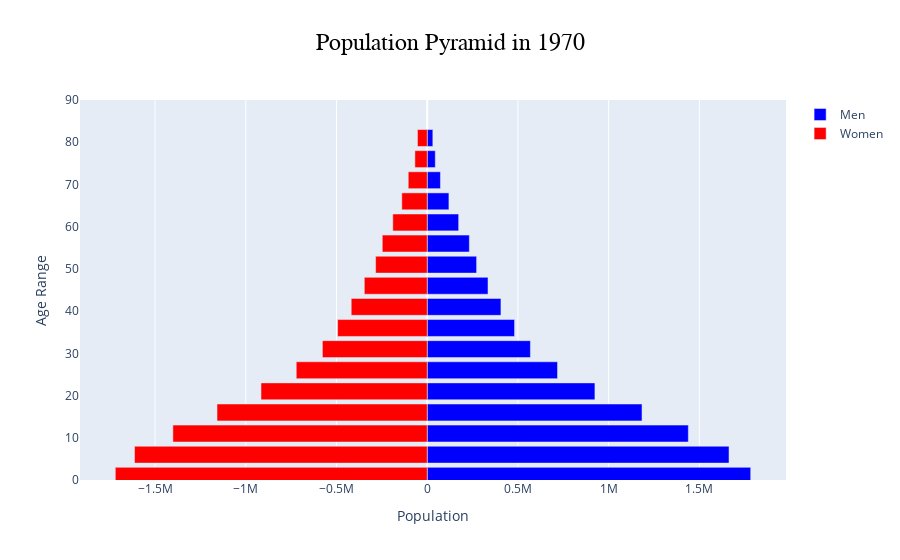
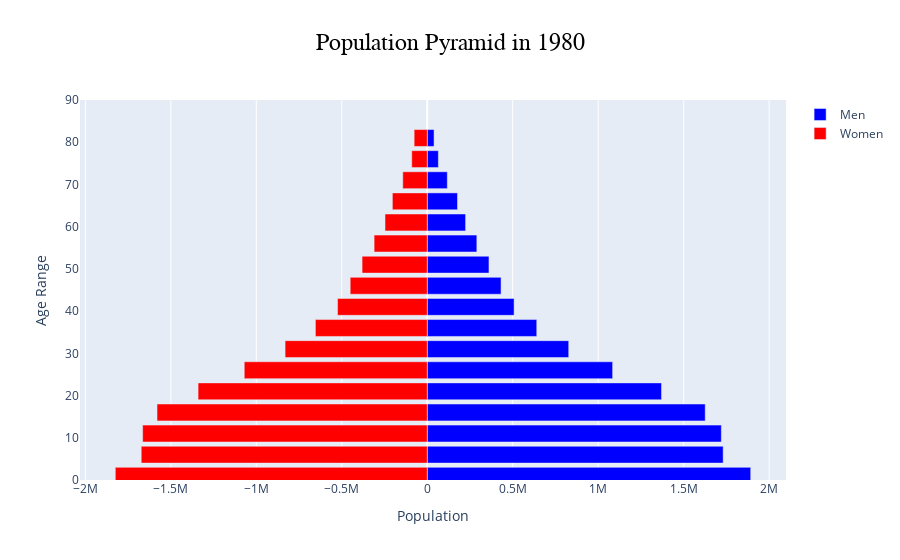
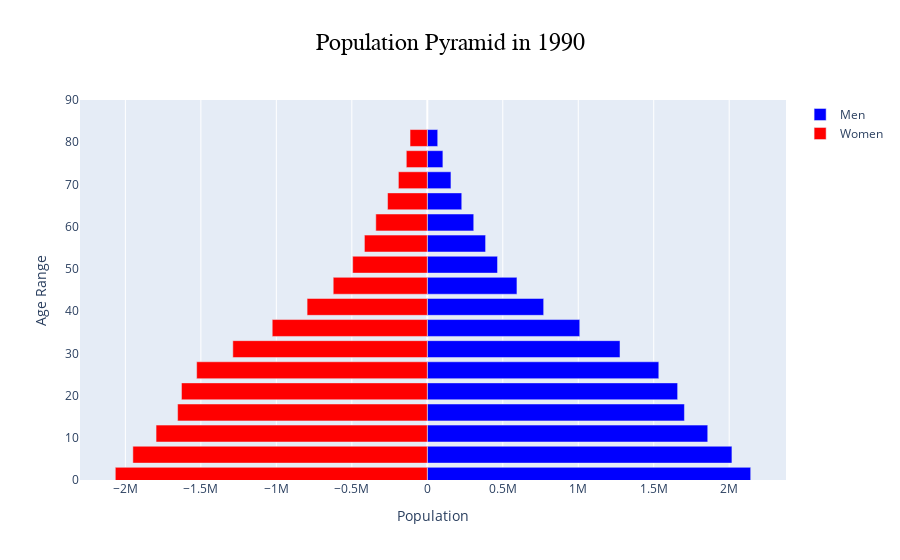
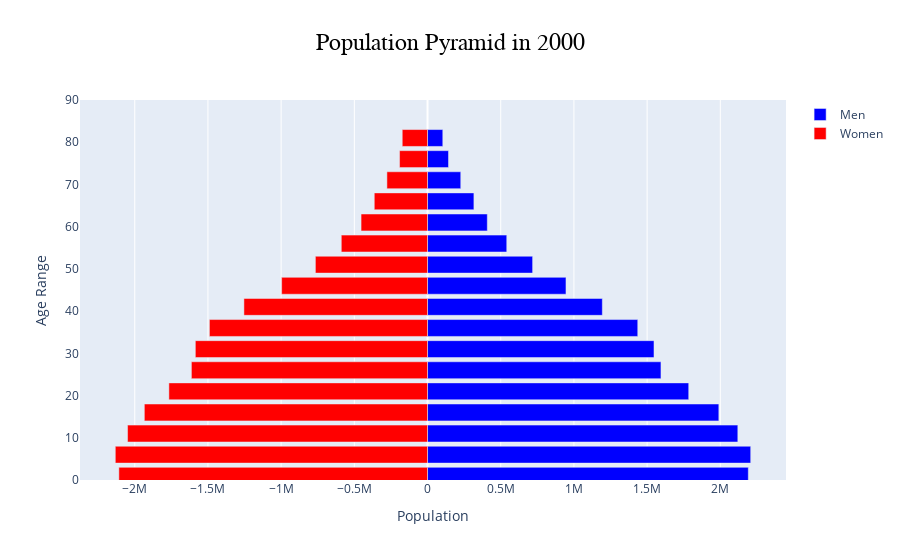

The notebook cell these images were saved under, in order:
### Code cell
for year in np.arange(1970, 2030, 10):
    plot_population_pyramid(pop_df, year)

### Figure 1 — Plotly figure (JSON) as saved in the notebook; plotly's stock layout.template omitted (floating-point values rounded to 4 significant figures)
{"data": [{"hoverinfo": "skip", "marker": {"color": "blue"}, "name": "Men", "orientation": "h", "type": "bar", "x": [1782986, 1663488, 1439289, 1184045, 924365, 718250, 568892, 481386, 406339, 335073, 272242, 232242, 173377, 119681, 72930, 44571, 31069], "y": [1, 6, 11, 16, 21, 26, 31, 36, 41, 46, 51, 56, 61, 66, 71, 76, 81]}, {"hoverinfo": "skip", "marker": {"color": "red"}, "name": "Women", "orientation": "h", "type": "bar", "x": [-1719126, -1613203, -1401765, -1158455, -916013, -721704, -577616, -493766, -418818, -346599, -284450, -247626, -189689, -140059, -104502, -67890, -53740], "y": [1, 6, 11, 16, 21, 26, 31, 36, 41, 46, 51, 56, 61, 66, 71, 76, 81]}], "layout": {"barmode": "overlay", "title": {"font": {"color": "black", "family": "Arial", "size": 24}, "text": "Population Pyramid in 1970", "x": 0.5}, "xaxis": {"title": {"text": "Population"}}, "yaxis": {"range": [0, 90], "title": {"text": "Age Range"}}}}

### Figure 2 — Plotly figure (JSON) as saved in the notebook; plotly's stock layout.template omitted (floating-point values rounded to 4 significant figures)
{"data": [{"hoverinfo": "skip", "marker": {"color": "blue"}, "name": "Men", "orientation": "h", "type": "bar", "x": [1892117, 1731080, 1720419, 1626056, 1370489, 1084502, 827571, 640572, 508107, 431741, 361113, 290143, 224325, 177015, 117367, 65052, 39833], "y": [1, 6, 11, 16, 21, 26, 31, 36, 41, 46, 51, 56, 61, 66, 71, 76, 81]}, {"hoverinfo": "skip", "marker": {"color": "red"}, "name": "Women", "orientation": "h", "type": "bar", "x": [-1824760, -1673058, -1664849, -1580720, -1340495, -1070367, -831514, -654250, -524714, -450702, -381194, -310782, -247045, -203913, -143075, -90607, -76651], "y": [1, 6, 11, 16, 21, 26, 31, 36, 41, 46, 51, 56, 61, 66, 71, 76, 81]}], "layout": {"barmode": "overlay", "title": {"font": {"color": "black", "family": "Arial", "size": 24}, "text": "Population Pyramid in 1980", "x": 0.5}, "xaxis": {"title": {"text": "Population"}}, "yaxis": {"range": [0, 90], "title": {"text": "Age Range"}}}}

### Figure 3 — Plotly figure (JSON) as saved in the notebook; plotly's stock layout.template omitted (floating-point values rounded to 4 significant figures)
{"data": [{"hoverinfo": "skip", "marker": {"color": "blue"}, "name": "Men", "orientation": "h", "type": "bar", "x": [2142416, 2018093, 1857793, 1703421, 1658361, 1533647, 1276659, 1009987, 770897, 593929, 465291, 386113, 307636, 228274, 156705, 103326, 69023], "y": [1, 6, 11, 16, 21, 26, 31, 36, 41, 46, 51, 56, 61, 66, 71, 76, 81]}, {"hoverinfo": "skip", "marker": {"color": "red"}, "name": "Women", "orientation": "h", "type": "bar", "x": [-2066856, -1950496, -1796803, -1654056, -1628510, -1527973, -1288318, -1027279, -796256, -623212, -494368, -416548, -341179, -263235, -191410, -139021, -114294], "y": [1, 6, 11, 16, 21, 26, 31, 36, 41, 46, 51, 56, 61, 66, 71, 76, 81]}], "layout": {"barmode": "overlay", "title": {"font": {"color": "black", "family": "Arial", "size": 24}, "text": "Population Pyramid in 1990", "x": 0.5}, "xaxis": {"title": {"text": "Population"}}, "yaxis": {"range": [0, 90], "title": {"text": "Age Range"}}}}

### Figure 4 — Plotly figure (JSON) as saved in the notebook; plotly's stock layout.template omitted (floating-point values rounded to 4 significant figures)
{"data": [{"hoverinfo": "skip", "marker": {"color": "blue"}, "name": "Men", "orientation": "h", "type": "bar", "x": [2191430, 2207670, 2119702, 1989987, 1784305, 1594674, 1547025, 1436151, 1194105, 945840, 717928, 541243, 408365, 316810, 226958, 143376, 104319], "y": [1, 6, 11, 16, 21, 26, 31, 36, 41, 46, 51, 56, 61, 66, 71, 76, 81]}, {"hoverinfo": "skip", "marker": {"color": "red"}, "name": "Women", "orientation": "h", "type": "bar", "x": [-2108494, -2132836, -2049116, -1934442, -1766761, -1612978, -1586072, -1489878, -1254190, -996539, -766022, -589060, -453970, -363707, -277424, -191072, -172689], "y": [1, 6, 11, 16, 21, 26, 31, 36, 41, 46, 51, 56, 61, 66, 71, 76, 81]}], "layout": {"barmode": "overlay", "title": {"font": {"color": "black", "family": "Arial", "size": 24}, "text": "Population Pyramid in 2000", "x": 0.5}, "xaxis": {"title": {"text": "Population"}}, "yaxis": {"range": [0, 90], "title": {"text": "Age Range"}}}}
